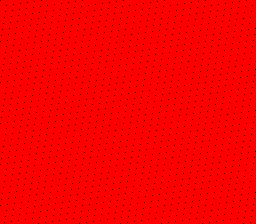
#> input picture frame_f1845.bmp, 256 x 224 px; its folder holds 5 pictures in this run
$ python analyze_all_frames.py
#> lines starting #> are read from the running program, lines starting #| are printed output that depends on the picture
#!/usr/bin/env python3
"""Comprehensive analysis of all test frames."""

from PIL import Image
import numpy as np
from collections import Counter
import os
import glob

def analyze_frame_colors(filename):
    """Get top colors and percentages."""
#> called with filename = 'frame_f1845.bmp'
    if not os.path.exists(filename):
        return None

    try:
        img = Image.open(filename).convert('RGB')
#> img is the input picture: PIL image 256x224 RGB; mean R, G, B 248.8, 0, 0
        arr = np.array(img)
        pixels = arr.reshape(-1, 3)

        color_counts = Counter(map(tuple, pixels))
#> color_counts = {(0, 0, 0): 1398, (255, 0, 0): 55946}
        return color_counts
    except:
        return None

# Check what frames exist
frames = sorted(glob.glob('frame_f*.bmp'))
print(f"Found {len(frames)} generated frames")
print("-" * 70)

# Analyze key test frames
key_tests = {
    'frame_f1845.bmp': ('RED', 'tests/snes9x_ref/color_red.png', (255, 0, 0)),
    'frame_f1900.bmp': ('GREEN', 'tests/snes9x_ref/color_green.png', (0, 255, 0)),
    'frame_f2050.bmp': ('COLOR_BAR', 'tests/snes9x_ref/color_bar.png', None),
}

for emu_file, (name, ref_file, expected_color) in key_tests.items():
    print(f"\n{name}:")
    colors = analyze_frame_colors(emu_file)
#> colors = {(0, 0, 0): 1398, (255, 0, 0): 55946}

    if colors is None:
        print(f"  NOT FOUND")
        continue

    print(f"  Total unique colors: {len(colors)}")
#|   Total unique colors: 2
    print(f"  Top 5 colors:")
    for color, count in colors.most_common(5):
        pct = 100.0 * count / (256 * 224)
        print(f"    {color}: {pct:.1f}%")
#> this loop made 2 passes
#> (color, count, pct) on passes 1 to 2: ((255, 0, 0), 55946, 97.56), ((0, 0, 0), 1398, 2.44)
#|     (255, 0, 0): 97.6%
#|     (0, 0, 0): 2.4%

    # Compare to reference if it exists
    if os.path.exists(ref_file):
        ref_colors = analyze_frame_colors(ref_file)
#> call 2 of analyze_frame_colors, with filename = 'tests/snes9x_ref/color_red.png'
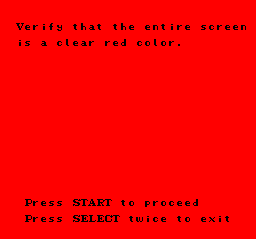
#> input picture tests/snes9x_ref/color_red.png, 256 x 239 px
#> in analyze_frame_colors, img is the input picture: PIL image 256x239 RGB; mean R, G, B 249.2, 0, 0
#> in analyze_frame_colors (call 2), `color_counts = Counter(map(tuple, pixels))`: color_counts = {(255, 0, 0): 59797, (0, 0, 0): 1387}
#> ref_colors = {(255, 0, 0): 59797, (0, 0, 0): 1387}
        # Crop reference to top 224 pixels
        img = Image.open(ref_file)
        ref_crop = img.crop((0, 0, 256, 224)).convert('RGB')
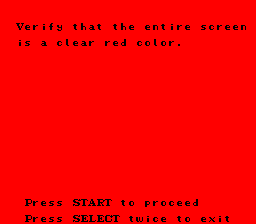
#> ref_crop: PIL image 256x224 RGB; mean R, G, B 248.8, 0, 0
        ref_arr = np.array(ref_crop)
        ref_pixels = ref_arr.reshape(-1, 3)
        ref_color_counts = Counter(map(tuple, ref_pixels))
#> ref_color_counts = {(255, 0, 0): 55957, (0, 0, 0): 1387}

        print(f"  Reference top 5:")
        for color, count in ref_color_counts.most_common(5):
            pct = 100.0 * count / (256 * 224)
            print(f"    {color}: {pct:.1f}%")
#> this loop made 2 passes
#> (color, count, pct) on passes 1 to 2: ((255, 0, 0), 55957, 97.58), ((0, 0, 0), 1387, 2.42)
#|     (255, 0, 0): 97.6%
#|     (0, 0, 0): 2.4%

print("\n" + "-" * 70)
print(f"Total frames generated: {len(frames)}")
print(f"Range: {frames[0] if frames else 'none'} to {frames[-1] if frames else 'none'}")
